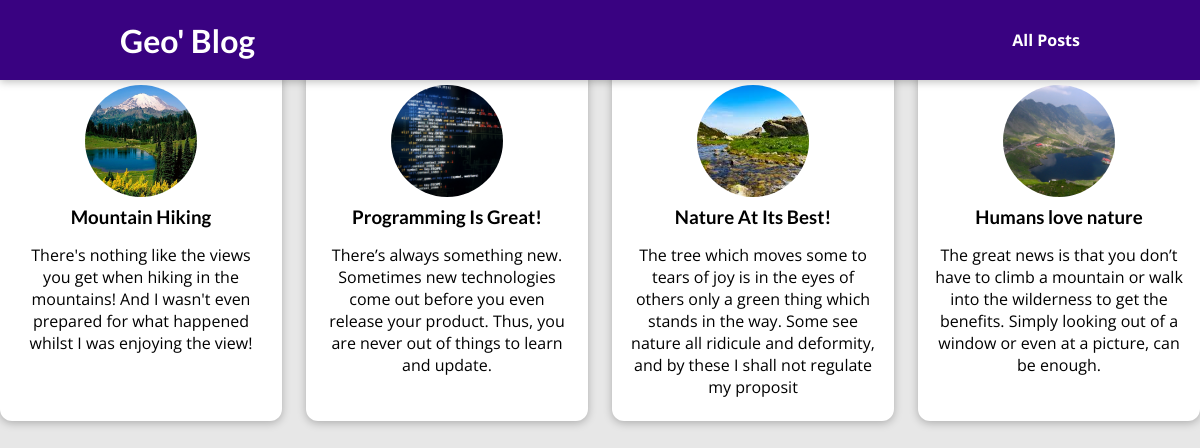
The page /posts on the database its author committed.
### blog/models.py (models this page shows)
class Post(models.Model):
    title = models.CharField(max_length=150)
    excerpt = models.CharField(max_length=200)
    image = models.ImageField(upload_to="posts", null=True)
    date = models.DateField(auto_now=True)
    slug = models.SlugField(unique=True, db_index=True)
    content = models.TextField(validators=[MinLengthValidator(10)])
    author = models.ForeignKey(
        Author, on_delete=models.SET_NULL, null=True, related_name="posts")
    tags = models.ManyToManyField(Tag)

### blog/views.py (the view)
# urls.py: path("posts", views.AllPostsView.as_view(), name="posts-page"),
class AllPostsView(ListView):
    template_name = "blog/all-posts.html"
    model = Post
    ordering = ["-date"]
    context_object_name = "all_posts"

### blog/templates/blog/all-posts.html (shortened to what this page needs)
{% extends "base.html" %}
{% load static %}
{% block css_files %}
   <link rel="stylesheet" href="{% static "blog/post.css" %}" />
   <link rel="stylesheet" href="{% static "blog/all-posts.css" %}" />
{% endblock %}
{% block content %}
  <section id="allposts">
    <h2>My Collected Posts</h2>
  <ul>
    {% for post in all_posts %}
      {% include "blog/includes/post.html" %}
    {% endfor %}
  </ul>
  </section>
{% endblock %}

### templates/base.html (shortened to what this page needs)
{% load static %}
<!DOCTYPE html>
<html lang="en">
<head>
    <link rel="stylesheet" href="{% static "app.css" %}">
    {% block css_files %}{% endblock %}
</head>
<body>
    <header id="main-navigation">
        <h1><a href="{% url "starting-page" %}">Geo' Blog</a></h1>
        <nav>
            <a href="{% url "posts-page" %}">All Posts</a>
        </nav>
    </header>
    {% block content %}
    {% endblock %}
</body>
</html>

### blog/templates/blog/includes/post.html
<li>
    <article class="post">
       <a href="{% url "post-detail-page" post.slug %}">
          <img src="{{ post.image.url }}" alt="{{ post.title }}" />
          <div class="post__content">
             <h3>{{ post.title }}</h3>
             <p>
               {{ post.excerpt }}
             </p>
          </div>
       </a>
    </article>
</li>

### static/app.css (style rules this page uses)
* { box-sizing: border-box; }
html { font-family: 'Open Sans', 'Lato', sans-serif; }
body { margin: 0; }
h1, h2, h3 { font-family: 'Lato', sans-serif; font-weight: bold; }
#main-navigation { width: 100%; height: 5rem; display: flex; justify-content: space-between; align-items: center; padding: 0 10%; position: absolute; top: 0; left: 0; }
#main-navigation a { text-decoration: none; color: white; font-weight: bold; }

### blog/static/blog/post.css (style rules this page uses)
.post { display: flex; flex-direction: column; align-items: center; text-align: center; }
.post a { text-decoration: none; color: black; transition: all 0.2s ease; padding: 1rem; }
.post img { width: 5rem; height: 5rem; object-fit: cover; border-radius: 50%; }
.post h3 { margin: 0.25rem 0; }

### blog/static/blog/all-posts.css (style rules this page uses)
body { background-color: #e7e7e7; }
#main-navigation { background-color: #390281; box-shadow: 0 2px 8px rgba(0, 0, 0, 0.25); }
ul { list-style: none; margin: 0; padding: 0; display: grid; grid-template-columns: repeat(auto-fill, minmax(17rem, 1fr)); gap: 1.5rem; }
.post img { width: 7rem; height: 7rem; }
.post a { height: 22rem; transform-origin: center; box-shadow: 0 2px 8px rgba(0, 0, 0, 0.25); border-radius: 12px; background-color: white; }

### rows shown on the page
Post: image (picture), title "Mountain Hiking", excerpt "There's nothing like the views you get when hiking in the mountains! And I wasn't even prepared for what happened whilst I was enjoying the view!"
Post: image (picture), title "Programming Is Great!", excerpt "There’s always something new. Sometimes new technologies come out before you even release your product. Thus, you are never out of things to learn and update."
Post: image (picture), title "Nature At Its Best!", excerpt "The tree which moves some to tears of joy is in the eyes of others only a green thing which stands in the way. Some see nature all ridicule and deformity, and by these I shall not regulate my proposit"
Post: image (picture), title "Humans love nature", excerpt "The great news is that you don’t have to climb a mountain or walk into the wilderness to get the benefits. Simply looking out of a window or even at a picture, can be enough."
